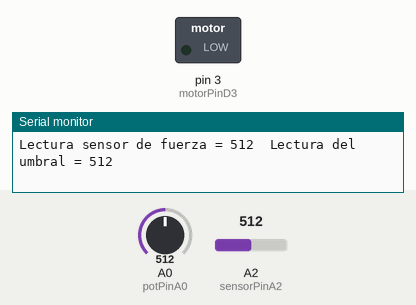
This sketch was run on a simulated Arduino Uno, built with avr-gcc and run on an emulated ATmega328P. Parts: switched loads named in the sketch (green lamp = pin HIGH), the last lines printed to the serial monitor. Dashed ring = blinking. Inputs (shaded band) come from the test bench; at power-on: A2 (sensorPinA2) = 512, A0 (potPinA0) = 512.

Above: at 1.5 s.
1.6 s: A2 (sensorPinA2) set to 530
At 2.37 s:
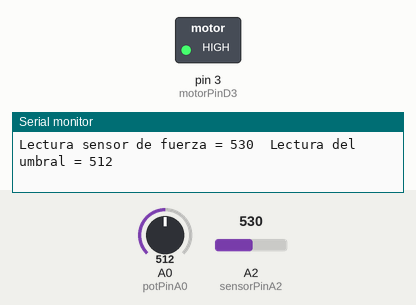
5.1 s: A0 (potPinA0) set to 546
At 5.8 s:
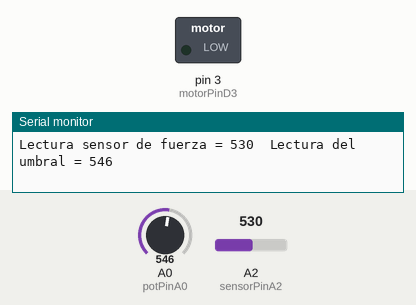
6.6 s: A0 (potPinA0) set to 511
At 7.3 s:
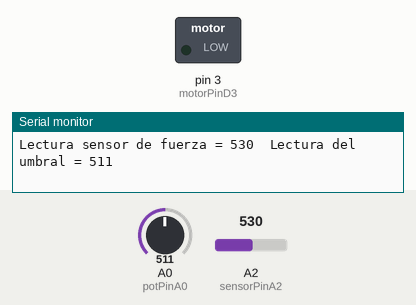
10.1 s: A0 (potPinA0) set to 716
At 10.1 s:
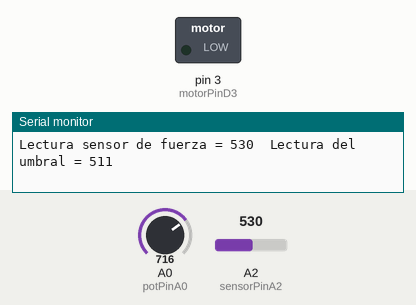
11.6 s: A0 (potPinA0) set to 306
At 12.9 s:
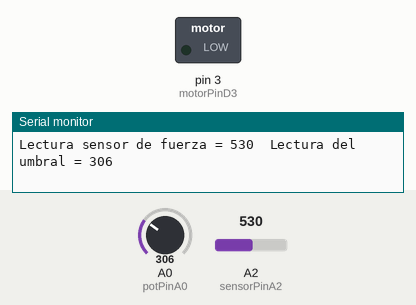
Timing chart, 0 to 16.1 s (numbered marks = the images above; inputs shaded):
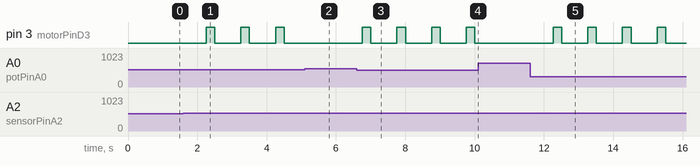

Measured:
- the behaviour switches between 512 and 513 on A2 (sensorPinA2) (found by bisection; images 0 and 1)
- the behaviour switches between 529 and 530 on A0 (potPinA0) (found by bisection; images 1 and 2)
- after the input at 1.6 s, pin 3 (motorPinD3): alternates HIGH for 0.25 s and LOW for 0.75 s, starting after 0.65 s
- after the input at 5.1 s, pin 3 (motorPinD3): stops changing and stays LOW
- after the input at 6.6 s, pin 3 (motorPinD3): alternates HIGH for 0.25 s and LOW for 0.75 s, starting after 0.16 s
- after the input at 10.1 s, pin 3 (motorPinD3): stays LOW (without the input it goes to HIGH after 0.66 s)
- after the input at 11.6 s, pin 3 (motorPinD3): alternates HIGH for 0.25 s and LOW for 0.75 s, starting after 0.66 s

The sketch:

mecanoAmplificador.ino
```cpp
//Proyecto Amplificacion Mecanoceptiva
//Dispositivo Mecano-Amplificador
//Autores:
//        Maite Aliaga
//        Manuel Hidalgo
//Fecha: Junio 2017
//Fecha: Abril 2018. Modificacion del ciclo de trabajo 25%
//Código con licencia Creative Commons (by-nc-sa)

//declaracion de variables y pines
int sensorPinA2 = A2;   // Sensor conectado a Analog 2
int motorPinD3 = 3;     // LED conectado a Pin 3 (PWM)
int resRead;            // La Lectura de la Resistencia por División de Tensión
int umbral;             // Umbral de activacion
int potPinA0 = A0;      // Marca el umbral conectado a Analog 0

//programa
void setup()
{
  Serial.begin(9600); // Enviaremos la información de depuración a través del Monitor de Serial
  pinMode(motorPinD3, OUTPUT);
}
//programa principal
void loop()
{
  resRead = analogRead(sensorPinA2); // lectura del sensor (A2)
  //escribe el valor de la lectura del sensor de fuerza
  Serial.print("Lectura sensor de fuerza = ");
  Serial.print(resRead);

  umbral = analogRead(potPinA0); // umbral (A0) es igual a la lectura del sensor (A2)
  //escribe el valor de la lectura del umbral
  Serial.print("\tLectura del umbral = ");
  Serial.println(umbral);

  //activa el motor-vibrador si cumple la condicion
  //el ciclo de trabajo del motor-vibrador 25%
  if (resRead > umbral) {
    digitalWrite(motorPinD3, 1);
    delay(250);
  }

  //desactiva el motor-vibrador
  digitalWrite(motorPinD3, 0);
  delay(750);

}
```
